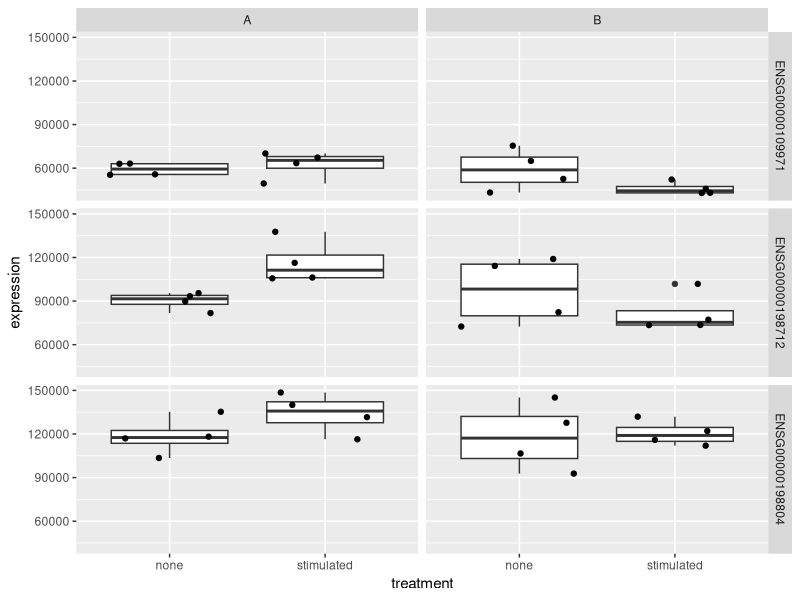
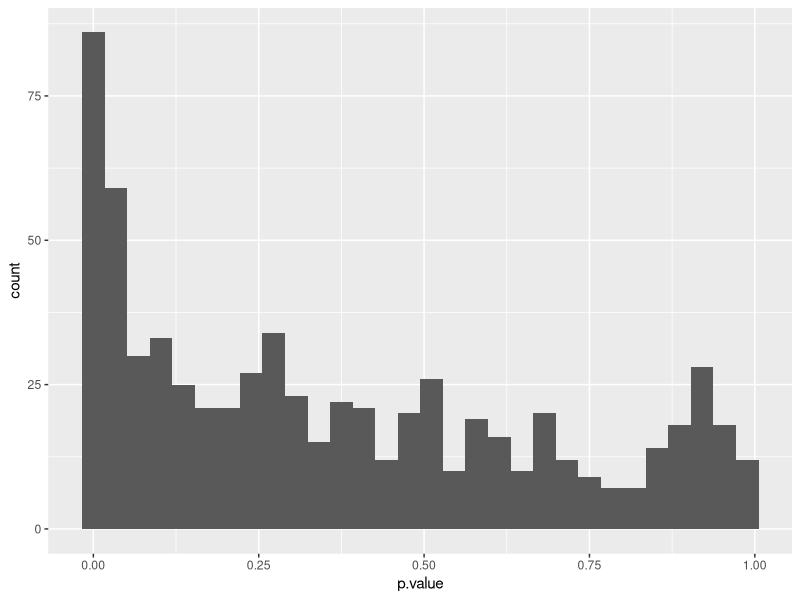
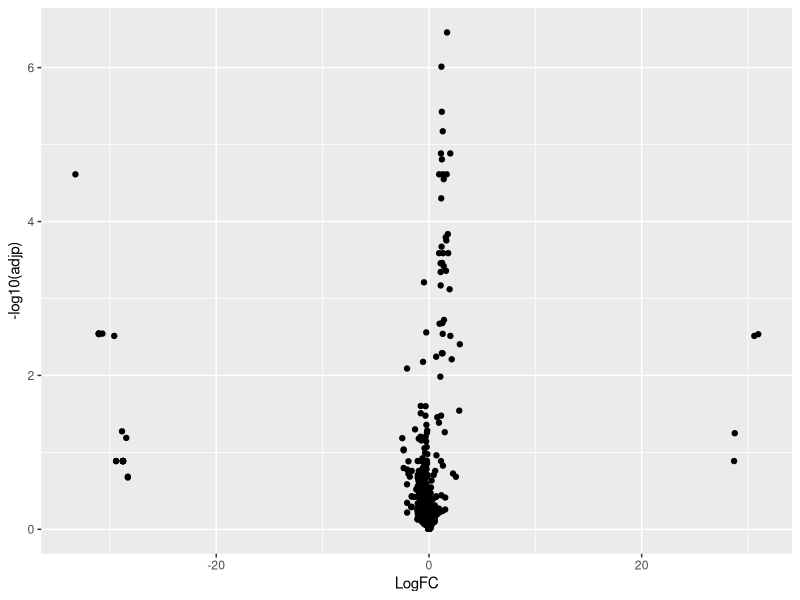
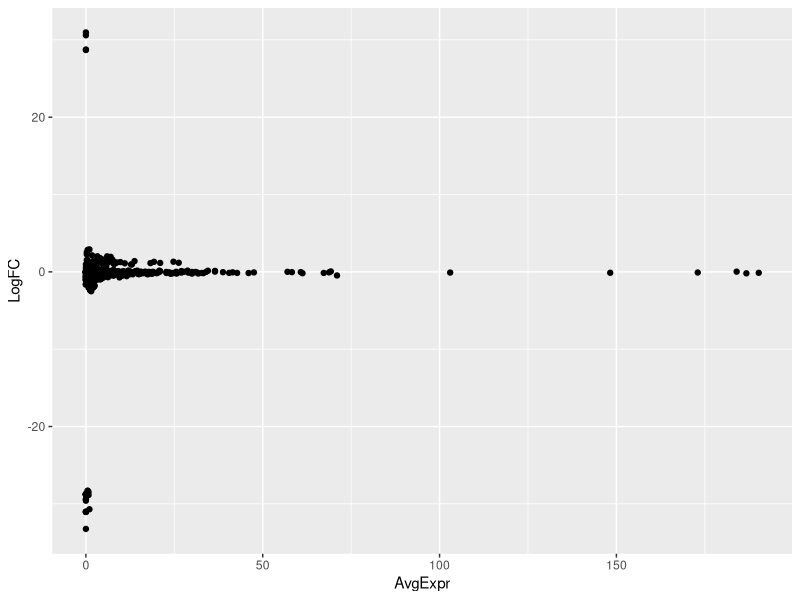

Write the R code that produced these figures, in order.
## ---- chunk 1
library("tidyverse")

annot <- read_tsv("data/kem_annot.tsv")
kem <- read_tsv("data/kem_counts.tsv") %>%
    gather(key = sample_id, value = expression, -ref) %>%
    left_join(annot)
k <- kem %>%
    group_by(ref) %>%
    summarise(tot_exprs = sum(expression)) %>%
    arrange(desc(tot_exprs)) %>%
    select(ref) %>%
    head(3)
kem3 <- right_join(kem, k)
ggplot(kem3, aes(x = treatment, y = expression)) +
    geom_boxplot() +
    geom_jitter() +
    facet_grid(ref ~ cell_type)
kem %>%
    group_by(ref, cell_type, treatment) %>%
    summarise(mean_expression = mean(expression))
kem3 %>%
    filter(cell_type == "A") %>%
    group_by(ref, cell_type, treatment) %>%
    summarise(mean_expression = mean(expression)) %>%
    spread(key = treatment, value = mean_expression) %>%
    mutate(fold_change = stimulated/none)
## ---- chunk 2
prot <- read_csv("./data/prot.csv")


ggplot(prot, aes(x = p.value)) +
    geom_histogram()

ggplot(prot, aes(x = LogFC,
                 y = -log10(adjp))) +
             geom_point()

ggplot(prot, aes(x = AvgExpr,
                 y = LogFC)) +
             geom_point()

